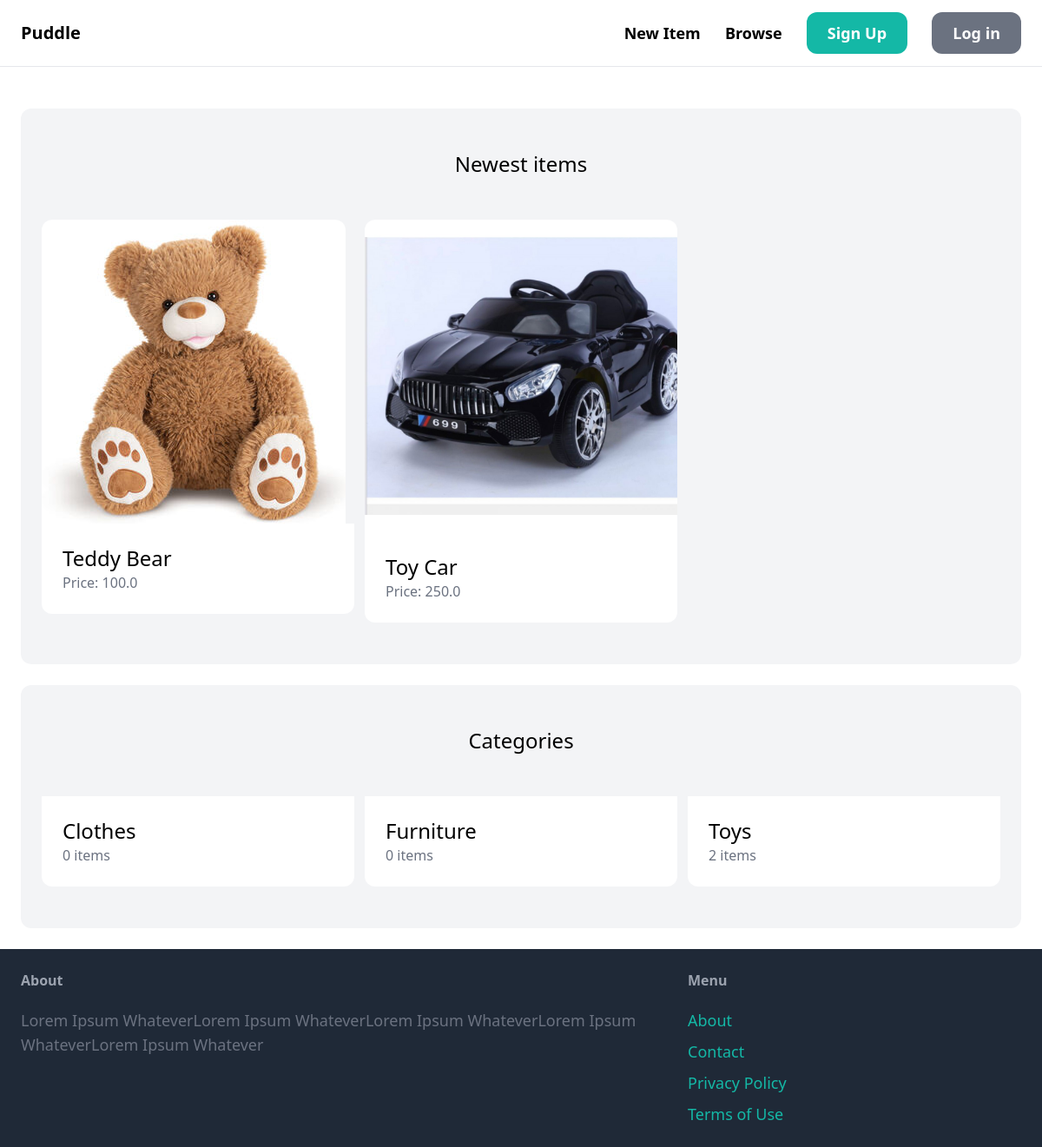
/, run on an earlier commit of the app's database.
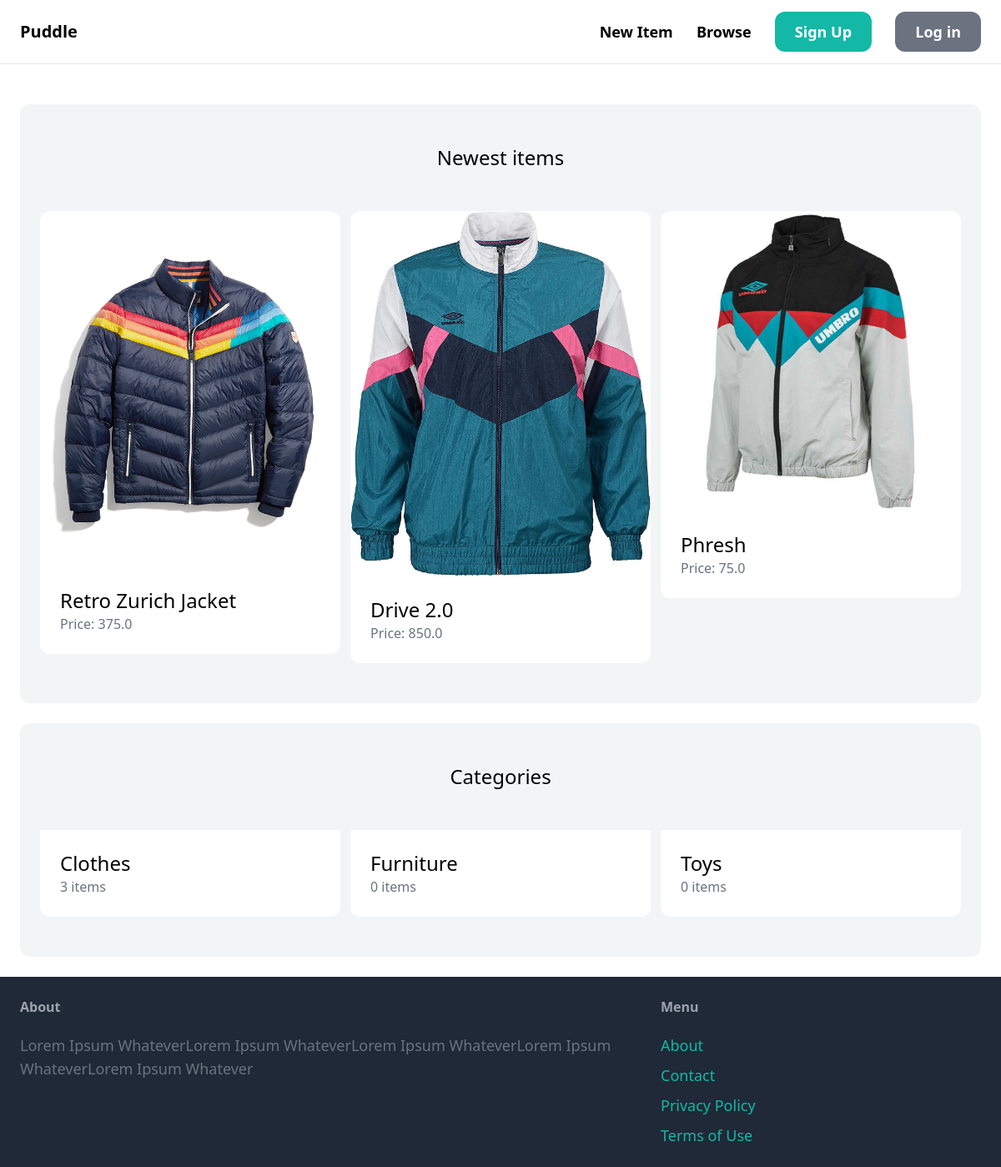
And on a later commit of the database.
### item/models.py (models this page shows, shortened)
class Item(models.Model):
    category = models.ForeignKey(Category, related_name='items', on_delete=models.CASCADE)
    name = models.CharField(max_length=255)
    description = models.TextField(blank=True, null=True)
    price = models.FloatField()
    image = models.ImageField(upload_to='item_images', blank=True, null=True)
    is_sold = models.BooleanField(default=False)
    created_by = models.ForeignKey(User, related_name='items', on_delete=models.CASCADE)
    created_at = models.DateTimeField(auto_now_add=True)

class Category(models.Model):
    name = models.CharField(max_length=255)
    class Meta:
        ordering = ('name',)
        verbose_name_plural = 'Categories'

### core/views.py (the view)
# urls.py: path('', views.index, name='index'),
def index(request):
    items = Item.objects.filter(is_sold=False)[0:6]
    categories = Category.objects.all()
    return render(request, 'core/index.html', {
        'categories': categories,
        'items': items,
    })

### core/templates/core/index.html (shortened to what this page needs)
{% extends 'core/base.html' %}
{% block content %}
<div class="mt-6 px-6 py-12 bg-gray-100 rounded-xl">
    <h2 class="mb-12 text-2xl text-center">Newest items</h2>
    <div class="grid grid-cols-3 gap-3">
        {% for item in items %}
        <div>
            <a href="{% url 'item:detail' item.id %}">
                <div>
                    <img src="{{ item.image.url }}" class="rounded-t-xl">
                </div>
                <div class="p-6 bg-white rounded-b-xl">
                    <h2 class="text-2xl">{{ item.name }}</h2>
                    <p class="text-gray-500">Price: {{ item.price }}</p>
                </div>
            </a>
        </div>
        {% endfor %}
    </div>
</div>
<div class="mt-6 px-6 py-12 bg-gray-100 rounded-xl">
    <h2 class="mb-12 text-2xl text-center">Categories</h2>
    <div class="grid grid-cols-3 gap-3">
        {% for category in categories %}
        <div>
            <a href="#">
                <div class="p-6 bg-white rounded-b-xl">
                    <h2 class="text-2xl">{{ category.name }}</h2>
                    <p class="text-gray-500">{{ category.items.count }} items</p>
                </div>
            </a>
        </div>
        {% endfor %}
    </div>
</div>
{% endblock %}

### core/templates/core/base.html (shortened to what this page needs)
<!DOCTYPE html>
<html lang="en">
<head>
    <script src="https://cdn.tailwindcss.com"></script>
</head>
<body>
    <nav class="py-6 px-6 flex justify-between items-center border-b border-gray-200">
        <a href="/" class="text-xl font-semibold">Puddle</a>
        <div class="space-x-6">
            <a href="{% url 'item:new' %}" class="text-lg font-semibold hover:text-gray-500">New Item</a>
            <a href="#" class="text-lg font-semibold hover:text-gray-500">Browse</a>
            {% if request.user.is_authenticated %}
                <a href="#" class="px-6 py-3 text-lg font-semibold bg-teal-500 text-white rounded-xl hover:bg-teal-700">Inbox</a>
                <a href="{% url 'dashboard:index' %}" class="px-6 py-3 text-lg font-semibold bg-teal-500 text-white rounded-xl hover:bg-teal-700">Dashboard</a>
            {% else %}
                <a href="{% url 'core:signup' %}" class="px-6 py-3 text-lg font-semibold bg-teal-500 text-white rounded-xl hover:bg-teal-700">Sign Up</a>
                <a href="{% url 'core:login' %}" class="px-6 py-3 text-lg font-semibold bg-gray-500 text-white rounded-xl hover:bg-gray-700">Log in</a>
            {% endif %}
        </div>
    </nav>
    <div class="px-6 py-6">
        {% block content %}
        {% endblock %}
    </div>
    <footer class="py-6 px-6 flex justify-between bg-gray-800">
        <div class="w-2/3 pr-10">
            <h3 class="mb-5 font-semibold text-gray-400">About</h3>
            <p class="text-lg text-gray-500">Lorem Ipsum WhateverLorem Ipsum WhateverLorem Ipsum WhateverLorem Ipsum WhateverLorem Ipsum Whatever</p>
        </div>
        <div class="w-1/3">
            <h3 class="mb-5 font-semibold text-gray-400">Menu</h3>
            <ul class="space-y-2">
                <li><a href="#" class="text-lg text-teal-500 hover:text-teal-700">About</a></li>
                <li><a href="{% url 'core:contact' %}" class="text-lg text-teal-500 hover:text-teal-700">Contact</a></li>
                <li><a href="#" class="text-lg text-teal-500 hover:text-teal-700">Privacy Policy</a></li>
                <li><a href="#" class="text-lg text-teal-500 hover:text-teal-700">Terms of Use</a></li>
            </ul>
        </div>
    </footer>
</body>
</html>

What changed in the data, as far as the page shows it:
removed Item: image (picture), name "Teddy Bear", price "100.0"
removed Item: image (picture), name "Toy Car", price "250.0"
added Item: image (picture), name "Retro Zurich Jacket", price "375.0"
added Item: image (picture), name "Drive 2.0", price "850.0"
added Item: image (picture), name "Phresh", price "75.0"
computed for Category "Clothes": items.count "0" → "3"
computed for Category "Toys": items.count "2" → "0"
